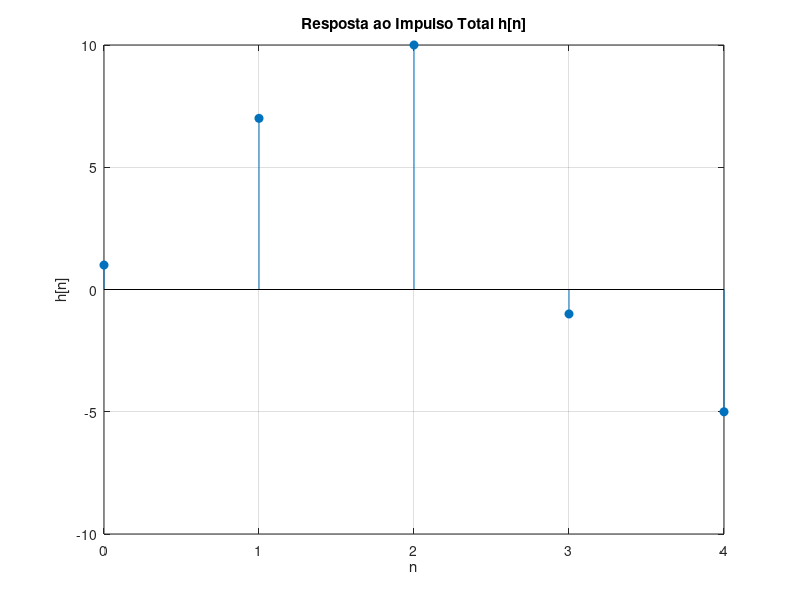
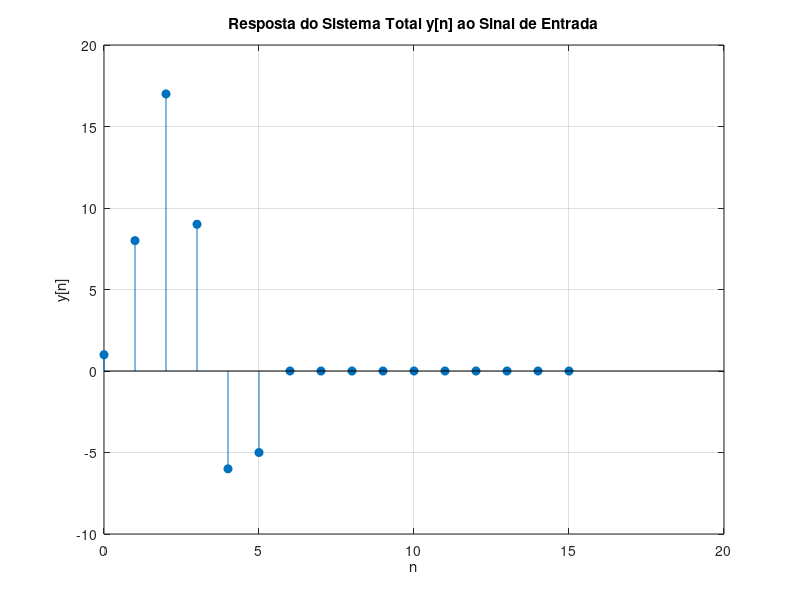

Here is the MATLAB script that generated these plots, in order:

% Questão 5

clear; clc; close all;

%% a) Resposta ao impulso total h[n]
% Respostas dos subsistemas
h1 = [2 3 4];
h2 = [-1 3 1];
h3 = [1 1 -1];

% Conexão em paralelo: h_p[n] = h1[n] + h2[n]
h_p = h1 + h2; % vetor soma direta

% Conexão em cascata com S3: h[n] = h_p[n] * h3[n]
h_total = conv(h_p, h3);

% Plot da resposta ao impulso total
figure;
stem(0:length(h_total)-1, h_total, 'filled');
title('Resposta ao Impulso Total h[n]');
xlabel('n');
ylabel('h[n]');
grid on;

%% b) Resposta ao sinal de entrada x[n] = u[n] - u[n-2]

% Definindo x[n]
x = [1 1 zeros(1,10)]; % tamanho suficiente para ver a resposta

% Resposta do sistema: y[n] = x[n] * h[n]
y = conv(x, h_total);


% Plot da resposta y[n]
figure;
stem(0:length(y)-1, y, 'filled');
title('Resposta do Sistema Total y[n] ao Sinal de Entrada');
xlabel('n');
ylabel('y[n]');
grid on;

